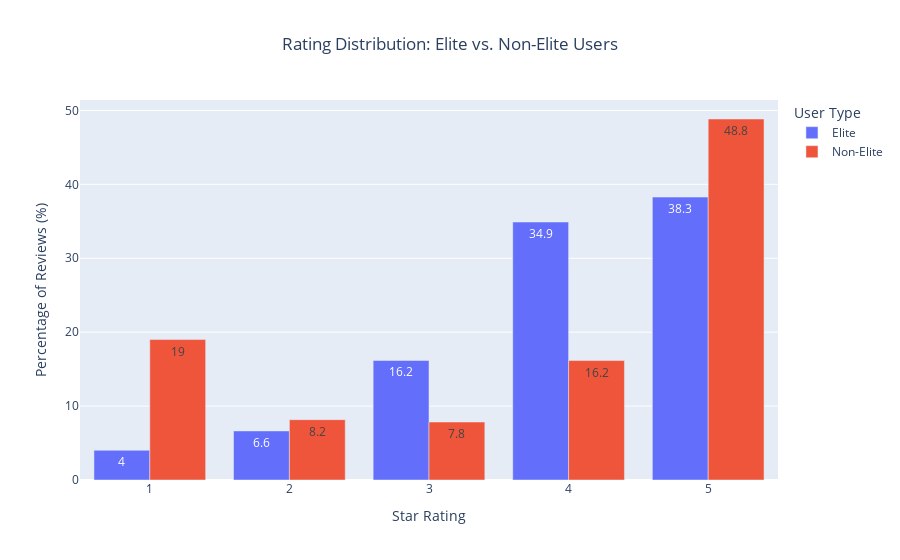

The notebook cell this image was saved under:
### Code cell
#his query counts the number of reviews for each star rating (1-5) and separates them by whether the user has ever been an Elite member.
rating_dist_query = pd.read_sql_query(
"""
SELECT
    r.stars,
    CASE
        WHEN u.elite != '' AND u.elite IS NOT NULL THEN 'Elite'
        ELSE 'Non-Elite'
    END AS user_type,
    COUNT(r.review_id) as review_count
FROM
    review r
JOIN
    users u ON r.user_id = u.user_id
GROUP BY
    r.stars, user_type
ORDER BY
    user_type, r.stars;
""",
engine
)
display(rating_dist_query)
# Calculate the percentage for each user type
rating_dist_query['percentage'] = rating_dist_query.groupby('user_type')['review_count'].transform(lambda x: (x / x.sum()) * 100)

# Create a grouped bar chart to compare the distributions
fig = px.bar(
    rating_dist_query,
    x='stars',
    y='percentage',
    color='user_type',
    barmode='group', 
    text=rating_dist_query['percentage'].round(1),
    title='Rating Distribution: Elite vs. Non-Elite Users',
    labels={
        'stars': 'Star Rating',
        'percentage': 'Percentage of Reviews (%)',
        'user_type': 'User Type'
    }
)

fig.update_layout(title_x=0.5)
fig.show()
#For rendering Plot in Github Only
fig.write_image("screenshots/rating_distribution_elite_vs_non_elite_users.png")
display(Image("screenshots/rating_distribution_elite_vs_non_elite_users.png"))

### Figure 1 — Plotly figure (JSON) as saved in the notebook; plotly's stock layout.template omitted (floating-point values rounded to 4 significant figures)
{"data": [{"alignmentgroup": "True", "hovertemplate": "User Type=Elite<br>Star Rating=%{x}<br>Percentage of Reviews (%)=%{y}<br>text=%{text}<extra></extra>", "legendgroup": "Elite", "marker": {"color": "#636efa", "pattern": {"shape": ""}}, "name": "Elite", "offsetgroup": "Elite", "orientation": "v", "showlegend": true, "text": [4.0, 6.6, 16.2, 34.9, 38.3], "textposition": "auto", "type": "bar", "x": [1.0, 2.0, 3.0, 4.0, 5.0], "xaxis": "x", "y": [4.019, 6.639, 16.17, 34.9, 38.27], "yaxis": "y"}, {"alignmentgroup": "True", "hovertemplate": "User Type=Non-Elite<br>Star Rating=%{x}<br>Percentage of Reviews (%)=%{y}<br>text=%{text}<extra></extra>", "legendgroup": "Non-Elite", "marker": {"color": "#EF553B", "pattern": {"shape": ""}}, "name": "Non-Elite", "offsetgroup": "Non-Elite", "orientation": "v", "showlegend": true, "text": [19.0, 8.2, 7.8, 16.2, 48.8], "textposition": "auto", "type": "bar", "x": [1.0, 2.0, 3.0, 4.0, 5.0], "xaxis": "x", "y": [19.0, 8.162, 7.843, 16.16, 48.84], "yaxis": "y"}], "layout": {"barmode": "group", "legend": {"title": {"text": "User Type"}, "tracegroupgap": 0}, "title": {"text": "Rating Distribution: Elite vs. Non-Elite Users", "x": 0.5}, "xaxis": {"anchor": "y", "domain": [0, 1], "title": {"text": "Star Rating"}}, "yaxis": {"anchor": "x", "domain": [0, 1], "title": {"text": "Percentage of Reviews (%)"}}}}
